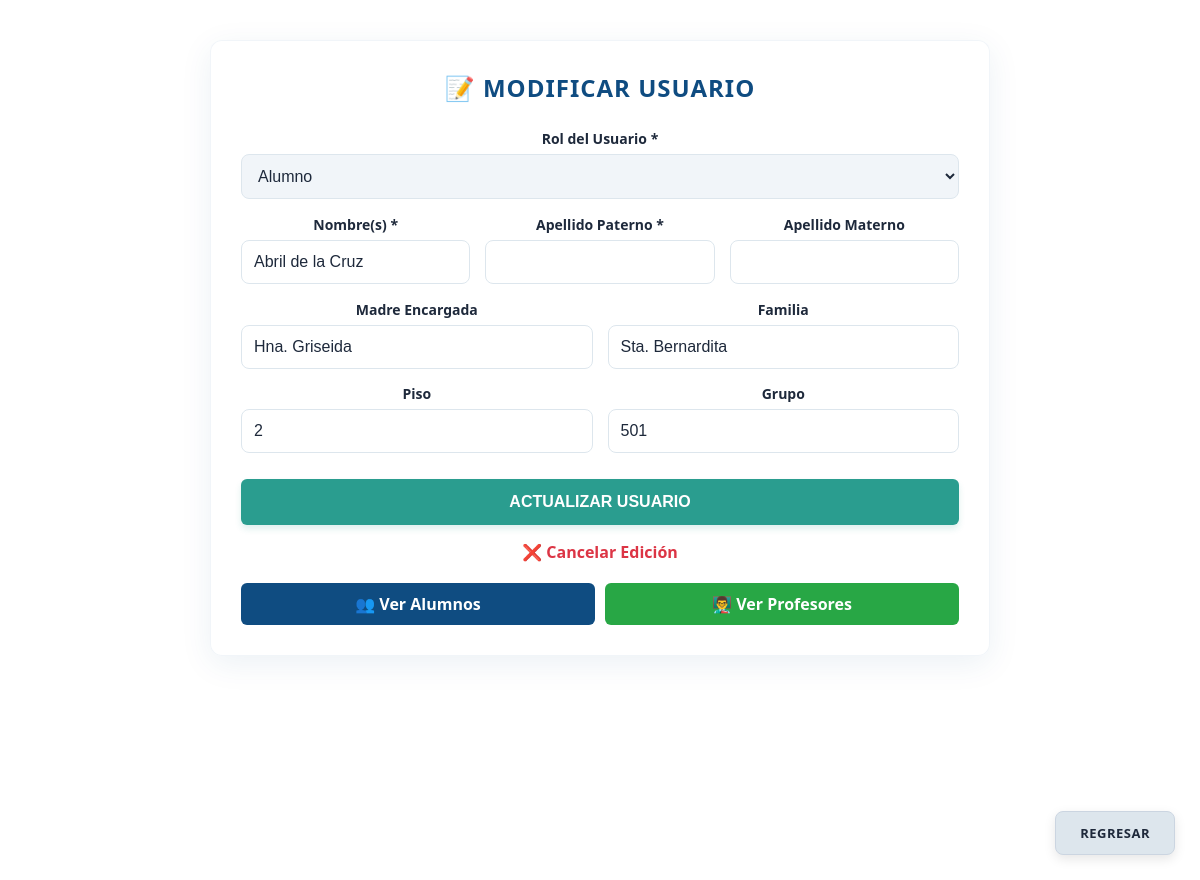
/registrar_usuario.php?editar_rol=alumno&editar_id=2 (signed in), run on the app's committed database.
### tables this page shows
CREATE TABLE `alumnos` (
  `id_Alumnos` int(11) NOT NULL AUTO_INCREMENT,
  `Matricula` varchar(30) DEFAULT NULL,
  `Nombre` varchar(100) NOT NULL,
  `Apellido_Paterno` varchar(100) NOT NULL DEFAULT '',
  `Apellido_Materno` varchar(100) NOT NULL DEFAULT '',
  `Madre_encargada` varchar(100) DEFAULT NULL,
  `Familia` varchar(100) DEFAULT NULL,
  `Piso` varchar(20) DEFAULT NULL,
  `Grupo` varchar(20) DEFAULT NULL,
  `Renovación` date DEFAULT NULL,
  PRIMARY KEY (`id_Alumnos`),
  UNIQUE KEY `Matricula` (`Matricula`)
);

### registrar_usuario.php (the view, shortened to what this page needs)
<?php
require_once 'conexion.php';
$modo_editar = false;
$rol_editar = '';
$nombre = '';
$apellido_paterno = '';
$apellido_materno = '';
$madre_encargada = '';
$familia = '';
$piso = '';
$grupo = '';
if (isset($_GET['editar_rol'], $_GET['editar_id'])) {
    $rol_editar = $_GET['editar_rol'];
    $id_editar = filter_input(INPUT_GET, 'editar_id', FILTER_VALIDATE_INT);
    if ($id_editar && $rol_editar === 'alumno') {
        $stmt = $conexion->prepare("SELECT * FROM alumnos WHERE id_Alumnos = ?");
        $stmt->bind_param("i", $id_editar);
        $stmt->execute();
        if ($fila = $stmt->get_result()->fetch_assoc()) {
            $modo_editar = true;
            $nombre = $fila['Nombre'];
            $apellido_paterno = $fila['Apellido_Paterno'] ?? '';
            $apellido_materno = $fila['Apellido_Materno'] ?? '';
            $madre_encargada = $fila['Madre_encargada'] ?? '';
            $familia = $fila['Familia'] ?? '';
            $piso = $fila['Piso'] ?? '';
            $grupo = $fila['Grupo'] ?? '';
        }
    }
}
?>
<!DOCTYPE html>
<html lang="es">
<head>
    <link rel="stylesheet" href="style.css">
</head>
<body class="body2">
    <div class="contenedor-formulario" style="max-width: 780px;">
        <h2><?php echo $modo_editar ? '📝 Modificar Usuario' : '👥 Registro de Usuarios'; ?></h2>
        <form method="POST" action="registrar_usuario.php" style="display: flex; flex-direction: column; gap: 16px;">
            <div class="grupo-campo">
                <label>Rol del Usuario *</label>
                <select name="rol" id="select_rol" required onchange="alternarCamposRol()" <?php echo $modo_editar ? 'style="pointer-events:none; background:#F1F5F9;"' : ''; ?>>
                    <option value="alumno" <?php echo ($rol_editar === 'alumno') ? 'selected' : ''; ?>>Alumno</option>
                </select>
            </div>
            <div class="grid-dos-columnas" style="display: grid; grid-template-columns: repeat(auto-fit, minmax(210px, 1fr)); gap: 15px;">
                <div class="grupo-campo">
                    <label>Nombre(s) *</label>
                    <input type="text" name="Nombre" value="<?php echo htmlspecialchars($nombre); ?>" maxlength="100" required>
                </div>
                <div class="grupo-campo">
                    <label>Apellido Paterno *</label>
                    <input type="text" name="Apellido_Paterno" value="<?php echo htmlspecialchars($apellido_paterno); ?>" maxlength="100" required>
                </div>
                <div class="grupo-campo">
                    <label>Apellido Materno</label>
                    <input type="text" name="Apellido_Materno" value="<?php echo htmlspecialchars($apellido_materno); ?>" maxlength="100">
                </div>
            </div>
            <div id="campos_alumno" style="display: <?php echo ($rol_editar === 'alumno') ? 'grid' : 'none'; ?>; grid-template-columns: 1fr 1fr; gap: 15px;">
                <div class="grupo-campo">
                    <label>Madre Encargada</label>
                    <input type="text" name="Madre_encargada" value="<?php echo htmlspecialchars($madre_encargada); ?>" maxlength="100">
                </div>
                <div class="grupo-campo">
                    <label>Familia</label>
                    <input type="text" name="Familia" value="<?php echo htmlspecialchars($familia); ?>" maxlength="100">
                </div>
                <div class="grupo-campo">
                    <label>Piso</label>
                    <input type="text" name="Piso" value="<?php echo htmlspecialchars($piso); ?>" maxlength="20">
                </div>
                <div class="grupo-campo">
                    <label>Grupo</label>
                    <input type="text" name="Grupo" value="<?php echo htmlspecialchars($grupo); ?>" maxlength="20">
                </div>
            </div>
            <button type="submit" class="boton-guardar" style="width: 100%; margin-top: 10px;">
                <?php echo $modo_editar ? 'Actualizar Usuario' : 'Guardar Usuario'; ?>
            </button>
            <?php if ($modo_editar): ?>
                <a href="<?php echo ($rol_editar === 'alumno') ? 'ver_alumnos.php' : 'ver_profesores.php'; ?>" style="text-align: center; color: #DC3545; font-weight: bold; text-decoration: none;">❌ Cancelar Edición</a>
            <?php endif; ?>
        </form>
        <div style="display: flex; gap: 10px; flex-wrap: wrap; margin-top: 20px;">
            <a href="ver_alumnos.php" style="flex: 1; text-align: center; background-color: #0F4C81; color: white; padding: 10px; border-radius: 6px; text-decoration: none; font-weight: bold;">👥 Ver Alumnos</a>
            <a href="ver_profesores.php" style="flex: 1; text-align: center; background-color: #28a745; color: white; padding: 10px; border-radius: 6px; text-decoration: none; font-weight: bold;">👨‍🏫 Ver Profesores</a>
        </div>
    </div>
    <div class="z1">
        <a class="z2" href="registro.php">REGRESAR</a>
    </div>
</body>
</html>

### style.css (style rules this page uses)
body, html { margin: 0; padding: 0; width: 100%; height: 100%; overflow: hidden; font-family: 'Segoe UI', Arial, sans-serif; text-align: center; }
* { box-sizing: border-box; }
.contenedor-formulario { background-color: rgba(255, 255, 255, 0.9); padding: 30px; border-radius: 12px; box-shadow: 0 8px 32px rgba(15, 76, 129, 0.08); backdrop-filter: blur(6px); width: 100%; max-width: 700px; margin: 40px auto 20px auto; z-index: 10; box-sizing: border-box; border: 1px solid rgba(232, 238, 245, 0.6); }
.contenedor-formulario h2 { text-align: center; color: #0F4C81; margin-top: 0; margin-bottom: 25px; text-transform: uppercase; font-size: 24px; letter-spacing: 1px; }
.contenedor-formulario form { display: grid; grid-template-columns: repeat(auto-fit, minmax(280px, 1fr)); gap: 20px; }
.grupo-campo { display: flex; flex-direction: column; gap: 6px; }
.grupo-campo label { font-weight: 600; font-size: 14px; color: #1E293B; }
.grupo-campo input, .contenedor-formulario select { width: 100%; padding: 12px; border: 1px solid #DDE6ED; border-radius: 8px; font-size: 16px; outline: none; box-sizing: border-box; transition: all 0.2s ease; background-color: #FFFFFF; color: #1E293B; }
.boton-guardar { grid-column: 1 / -1; justify-self: center; min-width: 200px; padding: 14px; background-color: #2A9D8F; color: white; font-size: 16px; font-weight: bold; border: none; border-radius: 6px; cursor: pointer; text-transform: uppercase; transition: background-color 0.2s ease, transform 0.1s ease; margin-top: 20px; box-shadow: 0 4px 6px rgba(42, 157, 143, 0.15); }
.z1 { position: fixed; bottom: 25px; right: 25px; z-index: 1000; }
.z2 { display: inline-block; padding: 12px 24px; color: #1E293B; text-decoration: none; border-radius: 8px; font-weight: bold; transition: all 0.2s ease; background-color: #DDE6ED; border: 1px solid #CBD5E1; box-shadow: 0 4px 12px rgba(0, 0, 0, 0.1); text-transform: uppercase; font-size: 13px; letter-spacing: 0.5px; }
html:has(body.body2), body.body2 { overflow-y: auto !important; overflow-x: hidden !important; height: auto !important; min-height: 100vh !important; padding-bottom: 80px !important; }

### data on the page
alumnos: Nombre "Abril de la Cruz", Madre_encargada "Hna. Griseida", Familia "Sta. Bernardita", Piso "2", Grupo "501"
